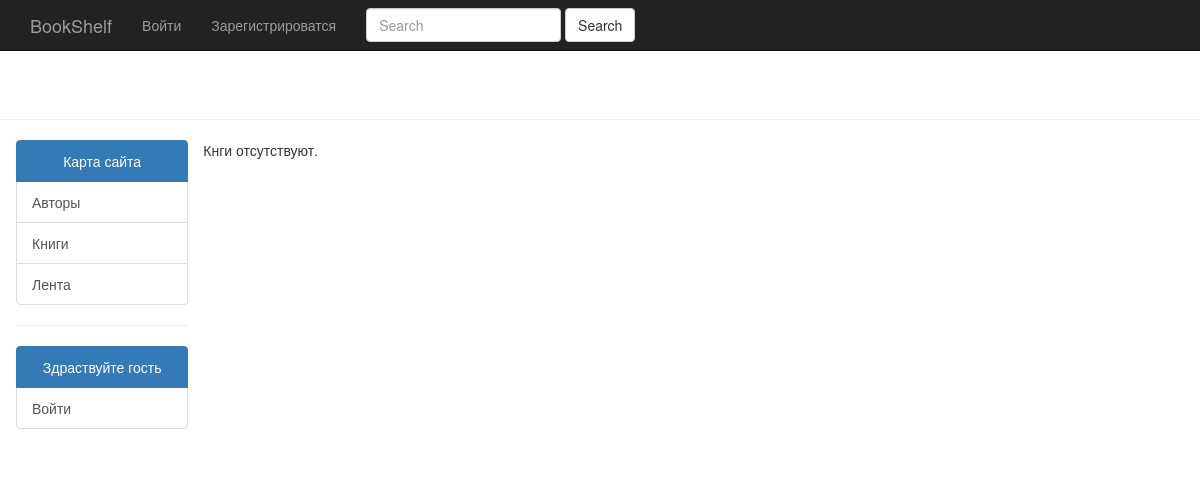
/catalog/books/, run on an earlier commit of the app's database.
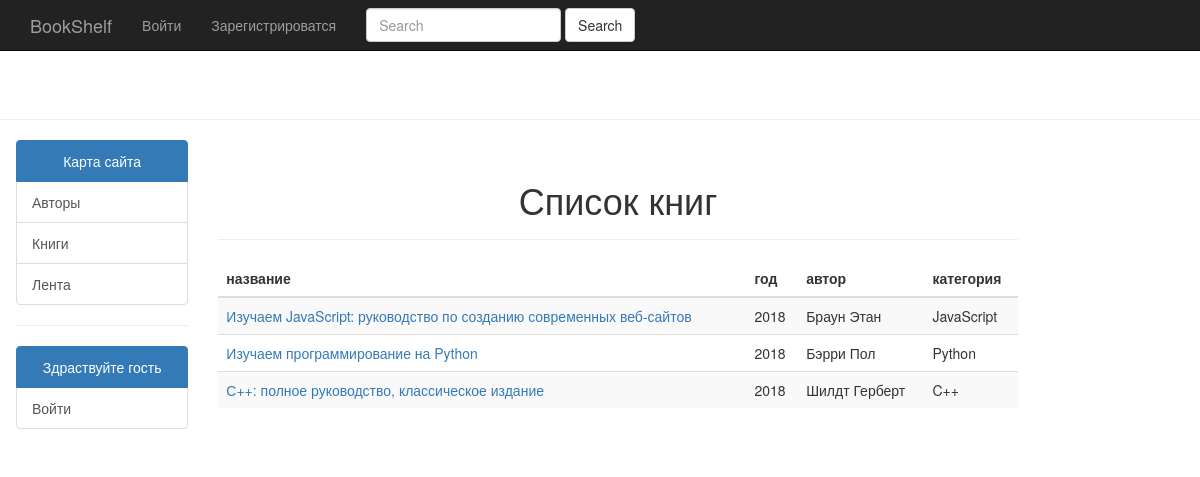
And on a later commit of the database.
### catalog/models.py (models this page shows, shortened)
class Book(models.Model):
    title = models.CharField(max_length=200)
    author = models.ForeignKey('Author', on_delete=models.SET_NULL, null=True)
    description = models.TextField(max_length=1500, help_text='Краткое описание книги')
    isbn = models.CharField('ISBN', max_length=13, default=isbn, unique=True,
                            help_text='13 Character <a href="https://www.isbn-international.org/content/what-isbn">'
                                      'ISBN number</a>')
    category = models.ManyToManyField('Category', help_text='Выбирете категорию книги')
    language = models.ForeignKey('Language', on_delete=models.SET_NULL, null=True)
    publisher = models.ForeignKey('Publisher', on_delete=models.SET_NULL, null=True)
    pub_year = models.PositiveSmallIntegerField(null=True, blank=True)
    num_page = models.PositiveSmallIntegerField(null=True, blank=True)
    binding = models.CharField(max_length=10, choices=BINDING, default='мягкий')
    class Meta:
        ordering = ['title']
        verbose_name = 'Книга'
        verbose_name_plural = 'Книги'
        permissions = (('has_the_right_to_edit', 'Can edit book'),)
    def get_absolute_url(self):
        return reverse('book-detail', args=[str(self.id)])
    def display_category(self):
        return ', '.join([category.name for category in self.category.all()[:3]])
    display_category.short_description = 'Category'

class Author(models.Model):
    first_name = models.CharField(max_length=100)
    last_name = models.CharField(max_length=100)
    bio = models.TextField(blank=True, default='biography')
    date_of_birth = models.DateField(null=True, blank=True)
    date_of_death = models.DateField('Died', null=True, blank=True)
    class Meta:
        ordering = ["last_name", "first_name"]
        verbose_name = 'Автор'
        verbose_name_plural = 'Авторы'
    def __str__(self):
        return '{0} {1}'.format(self.last_name, self.first_name)

class Category(models.Model):
    name = models.CharField(max_length=200, help_text="Выбирете категорию книги (e.g. Python, Java Script, Sql etc.)")
    class Meta:
        ordering = ['name']
        verbose_name = 'Категория'
        verbose_name_plural = 'Категории'

### catalog/views.py (the view)
# urls.py: path('books/', views.BookListView.as_view(), name='books'),
class BookListView(generic.ListView):
    model = Book
    paginate_by = 20

### catalog/templates/catalog/book_list.html
{% extends "base/home_base.html" %}
{% block content %}
{% if book_list %}
      <div class="row">
        <div class="col-md-8">
            <div class="page-header">
        <h1 class="text-center">Список книг</h1>
      </div>
          <table class="table table-striped">
            <thead>
              <tr>
                <th>название</th>
                <th>год</th>
                <th>автор</th>
                <th>категория</th>
              </tr>
            </thead>
            <tbody>
            {% for book in book_list %}
              <tr>
                <td><a href="{{ book.get_absolute_url }}">{{ book.title }}</a></td>
                <td>{{ book.pub_year }}</td>
                <td>{{ book.author }}</td>
                <td>{{ book.display_category }}</td>
            {% endfor %}
            </tbody>
          </table>
        </div>
      </div>
{% else %}
      <p>Кнги отсутствуют.</p>
{% endif %}
{% endblock %}

### templates/base/home_base.html (shortened to what this page needs)
<!DOCTYPE html>
<html lang="en">
  <head>
    {% load static %}
  <link rel="stylesheet" href="{% static 'css/main.css' %}">
  <link rel="stylesheet" href="{% static 'css/bootstrap.css' %}">
  </head>
  <body>
    <nav class="navbar navbar-inverse navbar-fixed-top">
      <div class="container">
        <div class="navbar-header">
          <a class="navbar-brand" href="{% url 'articles' %}">BookShelf</a>
        </div>
        <div id="navbar" class="navbar-collapse collapse">
          <ul class="nav navbar-nav">
              {% if user.is_authenticated %}<li></li>{% else %}<li><a href="{% url 'login'%}?next={{request.path}}">Войти</a></li>{% endif %}
              {% if user.is_authenticated %}<li></li>{% else %}<li><a href="{% url 'user-registration' %}">Зарегистрироватся</a></li>{% endif %}
              <form class="navbar-form navbar-left" action="{% url 'articles' %}">
                  <div class="form-group">
                    <input type="text" class="form-control" placeholder="Search" aria-label="Search" name="search">
                  </div>
                  <button type="submit" class="btn btn-default">Search</button>
              </form>
          </ul>
        </div>
      </div>
    </nav>
        <div class="page-header"></div>
        <div class="row" style="margin-left:1px;">
    <div class="col-sm-2">
      <div class="list-group">
      <a href="#" class="list-group-item active text-center">
        Карта сайта
      </a>
      <a href="{% url 'authors' %}" class="list-group-item">Авторы</a>
      <a href="{% url 'books' %}" class="list-group-item">Книги</a>
      <a href="{% url 'articles' %}" class="list-group-item">Лента</a>
    </div>
    <hr class="featurette-divider">
        <div class="list-group">
            {% if user.is_authenticated %}
      <a href="#" class="list-group-item active text-center">Здраствуйте</a>
      <a href="#" class="list-group-item">{{ user.get_username }}</a>
      <a href="#" class="list-group-item">Личный кабинет</a>
      <a href={% url 'logout'%}?next={{request.path}} class="list-group-item">Выйти</a>
            {% else %}
                <a href="#" class="list-group-item active text-center">Здраствуйте гость</a>
                <a href="{% url 'login'%}?next={{request.path}}" class="list-group-item">Войти</a>
            {% endif %}
        </div>
    </div>
       {% block content %}{% endblock %}
</div>
  </body>
</html>

### static_dev/css/main.css (style rules this page uses)
body { padding-top: 70px; padding-bottom: 30px; }

What changed in the data, as far as the page shows it:
added Book: title "Изучаем JavaScript: руководство по созданию современных веб-сайтов", pub_year "2018", author "Браун Этан", display_category "JavaScript"
added Book: title "Изучаем программирование на Python", pub_year "2018", author "Бэрри Пол", display_category "Python"
added Book: title "С++: полное руководство, классическое издание", pub_year "2018", author "Шилдт Герберт", display_category "C++"
Also different on the page:
text no longer shown: "Кнги отсутствуют."
text now shown: "Список книг название год автор категория"
